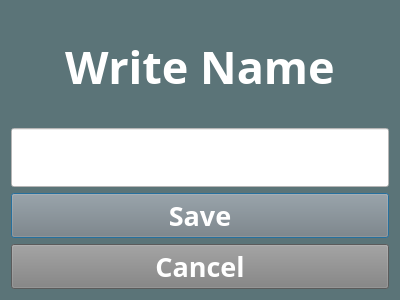
<?xml version="1.0" encoding="UTF-8"?>
<ui version="4.0">
 <class>SaveRecordDialog</class>
 <widget class="QDialog" name="SaveRecordDialog">
  <property name="geometry">
   <rect>
    <x>0</x>
    <y>0</y>
    <width>400</width>
    <height>300</height>
   </rect>
  </property>
  <property name="windowTitle">
   <string>Dialog</string>
  </property>
  <property name="styleSheet">
   <string notr="true">background-color: rgb(91, 116, 120);
color: rgb(255, 255, 255);</string>
  </property>
  <layout class="QVBoxLayout" name="verticalLayout_2">
   <item>
    <layout class="QVBoxLayout" name="verticalLayout">
     <item>
      <widget class="QLabel" name="label">
       <property name="font">
        <font>
         <family>ROG Fonts v1.6</family>
         <pointsize>34</pointsize>
         <bold>true</bold>
        </font>
       </property>
       <property name="styleSheet">
        <string notr="true">background-color: rgb(91, 116, 120);
color: rgb(255, 255, 255);</string>
       </property>
       <property name="text">
        <string>Write Name</string>
       </property>
       <property name="alignment">
        <set>Qt::AlignCenter</set>
       </property>
      </widget>
     </item>
     <item>
      <widget class="QLineEdit" name="lineEdit">
       <property name="minimumSize">
        <size>
         <width>0</width>
         <height>40</height>
        </size>
       </property>
       <property name="font">
        <font>
         <family>ROG Fonts v1.6</family>
         <pointsize>28</pointsize>
         <italic>false</italic>
         <bold>false</bold>
        </font>
       </property>
       <property name="styleSheet">
        <string notr="true">background-color: rgb(255, 255, 255);
font: 28pt &quot;ROG Fonts v1.6&quot;;
color: rgb(0, 0, 0);</string>
       </property>
      </widget>
     </item>
     <item>
      <widget class="QPushButton" name="saveButton">
       <property name="minimumSize">
        <size>
         <width>0</width>
         <height>35</height>
        </size>
       </property>
       <property name="font">
        <font>
         <family>ROG Fonts v1.6</family>
         <pointsize>20</pointsize>
         <bold>true</bold>
        </font>
       </property>
       <property name="styleSheet">
        <string notr="true">background-color:gray; color:white;</string>
       </property>
       <property name="text">
        <string>Save</string>
       </property>
      </widget>
     </item>
     <item>
      <widget class="QPushButton" name="cancelButton">
       <property name="minimumSize">
        <size>
         <width>0</width>
         <height>35</height>
        </size>
       </property>
       <property name="font">
        <font>
         <family>ROG Fonts v1.6</family>
         <pointsize>20</pointsize>
         <bold>true</bold>
        </font>
       </property>
       <property name="styleSheet">
        <string notr="true">background-color:gray; color:white;</string>
       </property>
       <property name="text">
        <string>Cancel</string>
       </property>
      </widget>
     </item>
    </layout>
   </item>
  </layout>
 </widget>
 <resources/>
 <connections/>
</ui>
